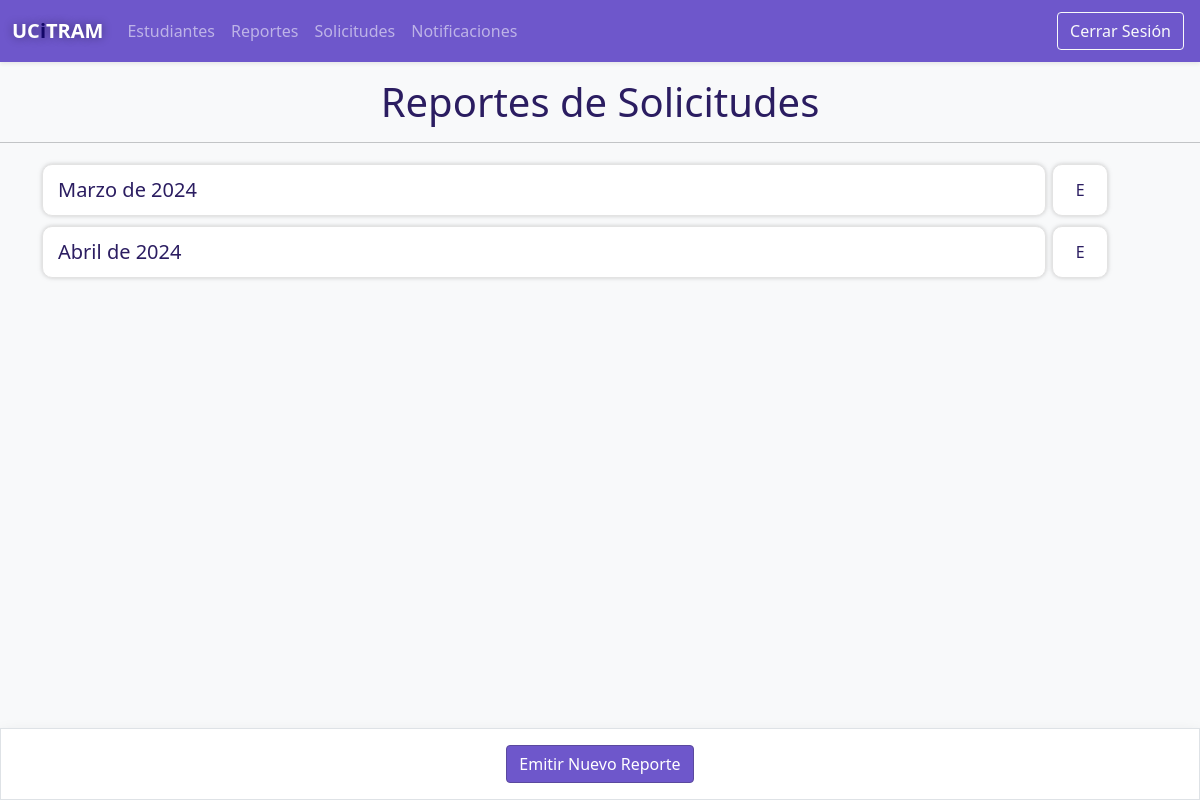
Screenshot of /secretario/reportes/ with the database file from the repository.
### app/models.py (models this page shows)
class Reporte(models.Model):
  bajas = models.IntegerField()
  continuidad = models.IntegerField()
  licencias = models.IntegerField()
  traslados = models.IntegerField()
  bajas_aprobadas = models.IntegerField()
  continuidad_aprobados = models.IntegerField()
  licencias_aprobadas = models.IntegerField()
  traslados_aprobados = models.IntegerField()
  fecha = models.DateTimeField(default = timezone.now)
  class Meta:
    verbose_name = 'Reporte'
    verbose_name_plural = 'Reportes'
    db_table = 'reportes'

### app/views/secretario/views.py (the view)
# urls.py: path('reportes/', ListarReportes.as_view(), name='listar_reportes_decano'),
class ListarReportes(ListView):
  rol = 'secretario'
  model = Reporte
  template_name = 'secretario/reportes/listar_reportes.html'

### templates/secretario/reportes/listar_reportes.html
{% extends "layout/base_secretario.html" %}
{% load static %}
{% load humanize %}
{% block 'sub-estilos' %}
<link rel="stylesheet" href="{% static 'css/secretario/lista notificaciones.css' %}">
{% endblock %}
{% block 'contenido' %}
  <div class="fixed-bottom d-flex p-3 justify-content-center bg-white border shadow">
    <a href="{% url 'crear_reporte' %}" class="btn btn-secretario">Emitir Nuevo Reporte</a>
  </div>
  <div class='text-center mt-3 user-select-none'>
    <h1>Reportes de Solicitudes</h1>
  </div>
  <hr>
  <div class="container">
    <div class='lista'>
      {% for reporte in object_list %}
      <div class="lista-item">
        <a class="lista-item-link" href="{% url 'visualizar_reporte' reporte.pk %}"
        style="font-size: 20px;">
        {{reporte.fecha|date:'F'|capfirst}} de
        {{reporte.fecha.year}}
      </a>
      <a href="{% url 'eliminar_reporte' reporte.pk %}" class="lista-item-btn btn-eliminar">E</a>
      </div>
      {% endfor %}
    </div>
    <div class="mt-5 p-4"></div>
  </div>
{% endblock %}

### static/css/secretario/secretario.css (style rules this page uses)
:root { --color-bg: rgb(110, 87, 203); --color-bg-dark: rgb(90, 73, 158); --color-bg-darker: rgb(43, 29, 97); --color-outline: rgba(110, 87, 203, 0.545); --border-color-gray: #e3e3e3; --down-transparent: #38295ef6; }
h1 { color: var(--color-bg-darker); }
.btn-secretario { background-color: var(--color-bg); border-color: var(--color-bg-dark); color: #fff; transition: all 0.2s; }

### static/css/secretario/lista notificaciones.css (style rules this page uses)
:root { --color-bg: rgb(110, 87, 203); --color-bg-dark: rgb(90, 73, 158); --color-bg-darker: rgb(43, 29, 97); --color-outline: rgba(110, 87, 203, 0.545); --border-color-gray: #e3e3e3; --down-transparent: #38295ef6; }
.lista { display: flex; flex-direction: column; }
.lista-item { display: flex; transition: all .1s; animation: aparecer .5s forwards; }
.lista-item-link { overflow: hidden; word-wrap: break-word; width: 90%; margin: 5px 0; background-color: #fff; color: var(--color-bg-darker); padding: 10px 15px; border-radius: 10px; text-decoration: none; border: .8px solid var(--border-color-gray); transition: all .1s; box-shadow: 0 0 4px #7979795a; }
.lista-item-btn { max-height: 60px; width: 5%; min-width: 50px; margin: 5px 0; background-color: #fff; color: var(--color-bg-darker); padding: 10px 15px; border-radius: 10px; text-decoration: none; border: .8px solid var(--border-color-gray); transition: all .1s; box-shadow: 0 0 4px #7979795a; display: flex; align-items: center; justify-content: center; }
.btn-eliminar { margin-left: 6px; }

### rows the page displays
Reporte: fecha "Marzo", fecha.year "2024"
Reporte: fecha "Abril", fecha.year "2024"
